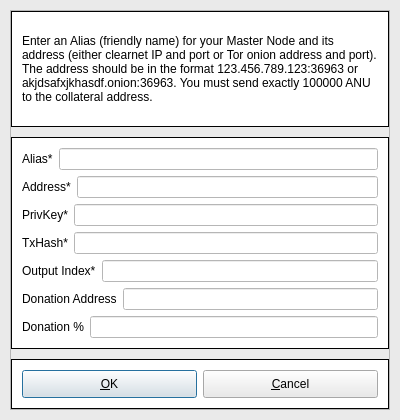
<?xml version="1.0" encoding="UTF-8"?>
<ui version="4.0">
 <class>AddEditAdrenalineNode</class>
 <widget class="QDialog" name="AddEditAdrenalineNode">
  <property name="geometry">
   <rect>
    <x>0</x>
    <y>0</y>
    <width>400</width>
    <height>420</height>
   </rect>
  </property>
  <property name="windowTitle">
   <string>Add/Edit AnuCoin Node</string>
  </property>
  <property name="styleSheet">
   <string notr="true">background-color: #eaeaea</string>
  </property>
  <property name="modal">
   <bool>true</bool>
  </property>
  <layout class="QVBoxLayout" name="verticalLayout">
   <property name="leftMargin">
    <number>10</number>
   </property>
   <property name="topMargin">
    <number>10</number>
   </property>
   <property name="rightMargin">
    <number>10</number>
   </property>
   <property name="bottomMargin">
    <number>10</number>
   </property>
   <item>
    <widget class="QFrame" name="frame">
     <property name="minimumSize">
      <size>
       <width>0</width>
       <height>100</height>
      </size>
     </property>
     <property name="frameShape">
      <enum>QFrame::StyledPanel</enum>
     </property>
     <property name="frameShadow">
      <enum>QFrame::Raised</enum>
     </property>
     <layout class="QVBoxLayout" name="verticalLayout_3">
      <property name="leftMargin">
       <number>0</number>
      </property>
      <property name="topMargin">
       <number>0</number>
      </property>
      <property name="rightMargin">
       <number>0</number>
      </property>
      <property name="bottomMargin">
       <number>0</number>
      </property>
      <item>
       <layout class="QVBoxLayout" name="verticalLayout_2">
        <property name="spacing">
         <number>10</number>
        </property>
        <item>
         <widget class="QFrame" name="frame_2">
          <property name="styleSheet">
           <string notr="true">#frame_2 {
    background-color: #fff;
    border: 1px solid black;
}</string>
          </property>
          <property name="frameShape">
           <enum>QFrame::StyledPanel</enum>
          </property>
          <property name="frameShadow">
           <enum>QFrame::Raised</enum>
          </property>
          <layout class="QHBoxLayout" name="horizontalLayout_10">
           <property name="leftMargin">
            <number>10</number>
           </property>
           <item>
            <widget class="QLabel" name="label_9">
             <property name="sizePolicy">
              <sizepolicy hsizetype="Preferred" vsizetype="Preferred">
               <horstretch>0</horstretch>
               <verstretch>0</verstretch>
              </sizepolicy>
             </property>
             <property name="styleSheet">
              <string notr="true">background-color: #fff</string>
             </property>
             <property name="text">
              <string>&lt;html&gt;&lt;head/&gt;&lt;body&gt;&lt;p&gt;Enter an Alias (friendly name) for your Master Node and its address (either clearnet IP and port or Tor onion address and port). The address should be in the format 123.456.789.123:36963 or akjdsafxjkhasdf.onion:36963. You must send exactly 100000 ANU to the collateral address.&lt;/p&gt;&lt;/body&gt;&lt;/html&gt;</string>
             </property>
             <property name="wordWrap">
              <bool>true</bool>
             </property>
            </widget>
           </item>
          </layout>
         </widget>
        </item>
        <item>
         <widget class="QFrame" name="frame_3">
          <property name="styleSheet">
           <string notr="true">#frame_3 {
    background-color: #fff;
    border: 1px solid black;
}</string>
          </property>
          <property name="frameShape">
           <enum>QFrame::StyledPanel</enum>
          </property>
          <property name="frameShadow">
           <enum>QFrame::Raised</enum>
          </property>
          <layout class="QVBoxLayout" name="verticalLayout_4">
           <property name="leftMargin">
            <number>10</number>
           </property>
           <property name="topMargin">
            <number>10</number>
           </property>
           <property name="rightMargin">
            <number>10</number>
           </property>
           <property name="bottomMargin">
            <number>10</number>
           </property>
           <item>
            <layout class="QHBoxLayout" name="horizontalLayout_4">
             <property name="bottomMargin">
              <number>0</number>
             </property>
             <item>
              <widget class="QLabel" name="label_4">
               <property name="styleSheet">
                <string notr="true">background-color: #fff</string>
               </property>
               <property name="text">
                <string>Alias*</string>
               </property>
              </widget>
             </item>
             <item>
              <widget class="QLineEdit" name="aliasLineEdit">
               <property name="styleSheet">
                <string notr="true">background-color: #fff</string>
               </property>
              </widget>
             </item>
            </layout>
           </item>
           <item>
            <layout class="QHBoxLayout" name="horizontalLayout_5">
             <property name="bottomMargin">
              <number>0</number>
             </property>
             <item>
              <widget class="QLabel" name="label_6">
               <property name="styleSheet">
                <string notr="true">background-color: #fff</string>
               </property>
               <property name="text">
                <string>Address*</string>
               </property>
              </widget>
             </item>
             <item>
              <widget class="QLineEdit" name="addressLineEdit">
               <property name="styleSheet">
                <string notr="true">background-color: #fff</string>
               </property>
              </widget>
             </item>
            </layout>
           </item>
           <item>
            <layout class="QHBoxLayout" name="horizontalLayout_3">
             <property name="bottomMargin">
              <number>0</number>
             </property>
             <item>
              <widget class="QLabel" name="label_5">
               <property name="styleSheet">
                <string notr="true">background-color: #fff</string>
               </property>
               <property name="text">
                <string>PrivKey*</string>
               </property>
              </widget>
             </item>
             <item>
              <widget class="QLineEdit" name="privkeyLineEdit">
               <property name="styleSheet">
                <string notr="true">background-color: #fff</string>
               </property>
              </widget>
             </item>
            </layout>
           </item>
           <item>
            <layout class="QHBoxLayout" name="horizontalLayout_2">
             <property name="bottomMargin">
              <number>0</number>
             </property>
             <item>
              <widget class="QLabel" name="label_2">
               <property name="styleSheet">
                <string notr="true">background-color: #fff</string>
               </property>
               <property name="text">
                <string>TxHash*</string>
               </property>
              </widget>
             </item>
             <item>
              <widget class="QLineEdit" name="txhashLineEdit">
               <property name="styleSheet">
                <string notr="true">background-color: #fff</string>
               </property>
              </widget>
             </item>
            </layout>
           </item>
           <item>
            <layout class="QHBoxLayout" name="horizontalLayout_8">
             <property name="bottomMargin">
              <number>0</number>
             </property>
             <item>
              <widget class="QLabel" name="label_8">
               <property name="styleSheet">
                <string notr="true">background-color: #fff</string>
               </property>
               <property name="text">
                <string>Output Index*</string>
               </property>
              </widget>
             </item>
             <item>
              <widget class="QLineEdit" name="outputindexLineEdit">
               <property name="styleSheet">
                <string notr="true">background-color: #fff</string>
               </property>
              </widget>
             </item>
            </layout>
           </item>
           <item>
            <layout class="QHBoxLayout" name="horizontalLayout_6">
             <property name="bottomMargin">
              <number>0</number>
             </property>
             <item>
              <widget class="QLabel" name="label_3">
               <property name="styleSheet">
                <string notr="true">background-color: #fff</string>
               </property>
               <property name="text">
                <string>Donation Address</string>
               </property>
              </widget>
             </item>
             <item>
              <widget class="QLineEdit" name="donationaddressLineEdit">
               <property name="styleSheet">
                <string notr="true">background-color: #fff</string>
               </property>
              </widget>
             </item>
            </layout>
           </item>
           <item>
            <layout class="QHBoxLayout" name="horizontalLayout_7">
             <property name="bottomMargin">
              <number>0</number>
             </property>
             <item>
              <widget class="QLabel" name="label_7">
               <property name="styleSheet">
                <string notr="true">background-color: #fff</string>
               </property>
               <property name="text">
                <string>Donation %</string>
               </property>
              </widget>
             </item>
             <item>
              <widget class="QLineEdit" name="donationpercentageLineEdit">
               <property name="styleSheet">
                <string notr="true">background-color: #fff</string>
               </property>
              </widget>
             </item>
            </layout>
           </item>
          </layout>
         </widget>
        </item>
        <item>
         <widget class="QFrame" name="frame_4">
          <property name="maximumSize">
           <size>
            <width>16777215</width>
            <height>50</height>
           </size>
          </property>
          <property name="styleSheet">
           <string notr="true">#frame_4 {
    background-color: #fff;
    border: 1px solid black;
}</string>
          </property>
          <property name="frameShape">
           <enum>QFrame::StyledPanel</enum>
          </property>
          <property name="frameShadow">
           <enum>QFrame::Raised</enum>
          </property>
          <layout class="QHBoxLayout" name="horizontalLayout_11">
           <property name="leftMargin">
            <number>10</number>
           </property>
           <property name="topMargin">
            <number>10</number>
           </property>
           <property name="rightMargin">
            <number>10</number>
           </property>
           <property name="bottomMargin">
            <number>10</number>
           </property>
           <item>
            <layout class="QHBoxLayout" name="horizontalLayout_Buttons">
             <item>
              <widget class="QPushButton" name="okButton">
               <property name="sizePolicy">
                <sizepolicy hsizetype="Preferred" vsizetype="Preferred">
                 <horstretch>0</horstretch>
                 <verstretch>0</verstretch>
                </sizepolicy>
               </property>
               <property name="text">
                <string>&amp;OK</string>
               </property>
              </widget>
             </item>
             <item>
              <widget class="QPushButton" name="cancelButton">
               <property name="sizePolicy">
                <sizepolicy hsizetype="Preferred" vsizetype="Preferred">
                 <horstretch>0</horstretch>
                 <verstretch>0</verstretch>
                </sizepolicy>
               </property>
               <property name="text">
                <string>&amp;Cancel</string>
               </property>
               <property name="autoDefault">
                <bool>false</bool>
               </property>
              </widget>
             </item>
            </layout>
           </item>
          </layout>
         </widget>
        </item>
       </layout>
      </item>
     </layout>
    </widget>
   </item>
  </layout>
 </widget>
 <resources/>
 <connections/>
</ui>
